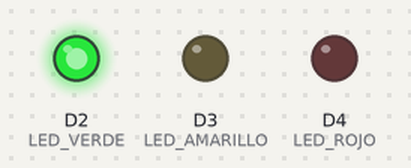
Simulated run of this program. Board: Arduino Due. Shown: output pins drawn as LEDs (lit = HIGH).

Above: at 0.2 s.
At 0.7 s:
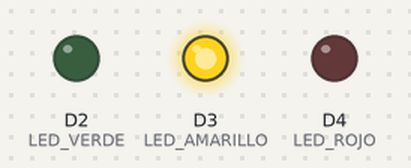
At 2.7 s:
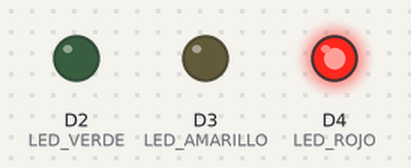
Timing chart, 0 to 3.5 s (numbered marks = the images above):
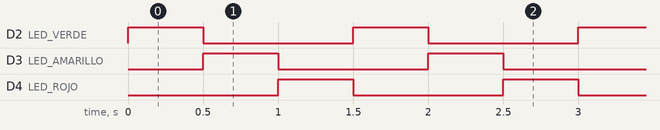

Measured:
- by itself, D2 (LED_VERDE), D3 (LED_AMARILLO), D4 (LED_ROJO): alternates HIGH for 0.50 s and LOW for 1.0 s
- by itself, everything shown: repeats every 1.5 s, in 3 steps

The program:

main.cpp
```cpp
#include <Arduino.h>

/**************************Definición de constantes y variables *****************/
const int16_t LED_VERDE=2;
const int16_t LED_AMARILLO=3;
const int16_t LED_ROJO=4;
const int16_t SW1=10;
/*******************************************************************************/
bool apagarLeds(int16_t* leds,int16_t len);

void setup() {
  pinMode(LED_VERDE, OUTPUT);
  pinMode(LED_AMARILLO, OUTPUT);
  pinMode(LED_ROJO, OUTPUT);
  pinMode(SW1, INPUT);

}

void loop() {
  int16_t arregloLeds[]={LED_VERDE,LED_AMARILLO,LED_ROJO};
  int16_t len=sizeof(arregloLeds)/sizeof(int16_t);                                //Aqui se define la longitud del arreglo
  while (1) {
    for(int16_t i=0;i<len;i++){
      apagarLeds(arregloLeds, len);
      digitalWrite(arregloLeds[i],HIGH);
      delay(500);
    }
  }
}

bool apagarLeds(int16_t* leds,int16_t len){
  for(int16_t i=0;i<len;i++){
    digitalWrite(leds[i],LOW);
  }

}
```
